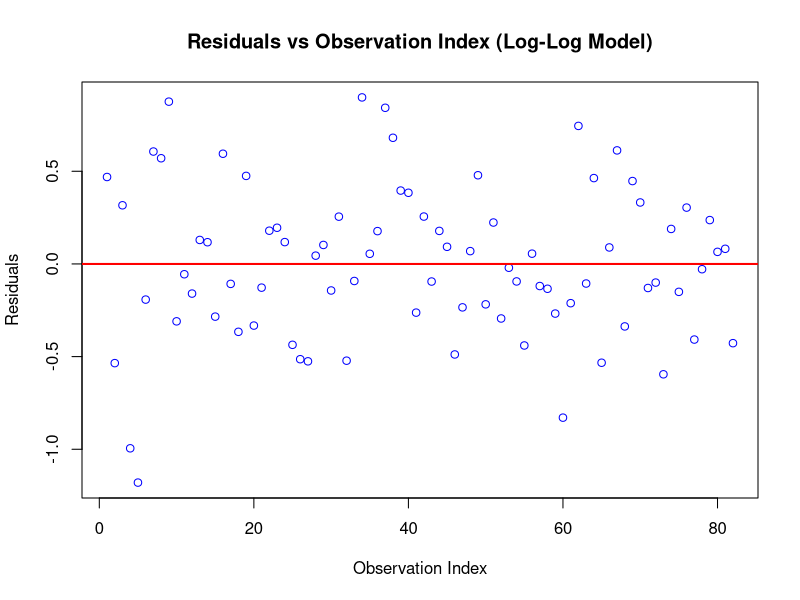

Write the R code that produced this figure.
data <- read.csv("../../data/averaged_data.csv")

model <- lm(log(load_time_avg) ~ log(page_size_avg), data = data)

y_hat <- fitted(model)
residuals <- log(data$load_time_avg) - y_hat
serial_no <- 1:length(residuals)

plot(serial_no, residuals,
     main = "Residuals vs Observation Index (Log-Log Model)",
     xlab = "Observation Index",
     ylab = "Residuals",
     col = "blue")

abline(h = 0, col = "red", lwd = 2)
